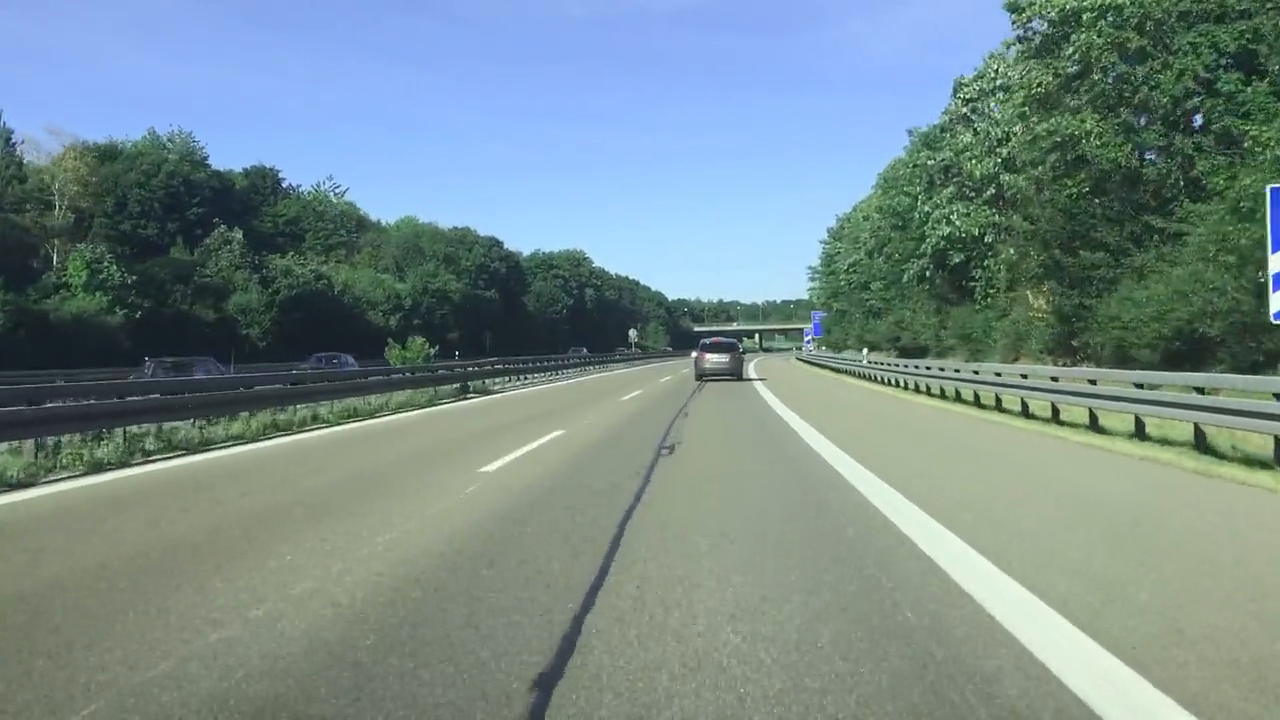
#> input picture frame 77 of highway_-_10364_720p.mp4, 1280 x 720 px, given in place of LaneVideo.mp4, which was not available
$ jupyter execute --allow-errors 'Lane Detection.ipynb'   (shell and % lines are left out)   (text cells are left out)
#> lines starting #> are read from the running program, lines starting #| are printed output that depends on the picture; after the words box and inside, x2 and y2 are one past the last pixel; in counts of white or black regions, pixels touching at a corner belong together; pictures that were not available may be replaced by others from this repository, and a replacement may not be noted
### python_files/preprocessing_functions.py
import numpy as np
import matplotlib.pyplot as plt
from skimage.color import rgb2gray,rgb2hsv
from skimage.filters import median, gaussian
from skimage import morphology
import cv2

# [21 lines left out: function histogram_equalization, not called in this run]

def plot_images(img1, img2, label1, label2, cmap1='viridis', cmap2='viridis'):
    """Plots two images side by side."""
    # Create a figure with two subplots
    fig, axes = plt.subplots(1, 2, figsize=(12, 5))

    # Plot the first image on the first subplot
    axes[0].imshow(img1, cmap=cmap1)
    axes[0].set_title(label1)

    # Plot the second image on the second subplot
    axes[1].imshow(img2, cmap=cmap2)
    axes[1].set_title(label2)

    # Show the plot
    plt.tight_layout()
    plt.show()

# [10 lines left out: functions crop_half, smooth, not called in this run]

def gray_to_binary(img):
    """converts a gray scaled image to binary."""
    gray_image_8bit = cv2.convertScaleAbs(img)
    _, binary_image = cv2.threshold(gray_image_8bit, 0, 255, cv2.THRESH_BINARY + cv2.THRESH_OTSU)
    return binary_image

# [40 lines left out: functions connect_lines, update_trapezoid, not called in this run]

### python_files/hough_transform_module.py
## Functions here can differ a little from the Notebook!

import numpy as np
import matplotlib.pyplot as plt
from skimage.color import gray2rgb
from skimage.morphology import dilation, square
import cv2
class Hough:
    def __init__(self, thetas_step, kernel_size):
        """
        Args:
            - thetas_step (int): Step size for theta values.
            - kernel_size (int): Size of the kernel for neighbors removal.
        """
        self.thetas_step = thetas_step
        self.kernel_size = kernel_size


    def get_non_zero_pixels(self, img: np.ndarray) -> np.ndarray:
        """
        Returns the indices of non-zero pixels in a grayscale image.

        Parameters:
            img (np.ndarray): A 2D array representing a grayscale image.

        Returns:
            np.ndarray: An array containing row and column indices of non-zero pixels.
        """
        return np.stack(np.where(img > 0), axis=1)

    def calc_r_vec(self, thetas: np.ndarray, x: np.ndarray, y: np.ndarray) -> np.ndarray:
        """
        Calculates r values in polar coordinates for multiple x, y, and thetas using the equation:
        r = x * np.cos(theta) + y * np.sin(theta).

        Parameters:
            thetas (np.ndarray): Array of thetas in degrees.
            x (np.ndarray): Array of x values.
            y (np.ndarray): Array of y values.

        Returns:
            np.ndarray: Array of polar coordinates r values.
        """
        theta_rad = np.deg2rad(thetas)
        cos_theta = np.cos(theta_rad)
        sin_theta = np.sin(theta_rad)
        r = np.outer(x, cos_theta) + np.outer(y, sin_theta)
        return r.astype(int)

    def get_max_value_idx(self, data: np.ndarray) -> np.ndarray:
        """
        Finds the indices of the maximum value in a 2D array.

        Parameters:
        - data (np.ndarray): Input 2D array.

        Returns:
        - np.ndarray: Indices of the maximum value in the input array.
        """
        sorted_arr = np.sort(data.reshape(-1))
        return np.argwhere(data == sorted_arr[-1])[0]

    def remove_neighbors(self, data: np.ndarray, theta: int, r: int, kernel_size: int) -> np.ndarray:
        """
        Nullifies value at (theta, r) and its neighbors within a specified kernel size.

        Parameters:
            data (np.ndarray): A 2D array where thetas are rows and columns are r.
            theta (int): Index along the theta dimension.
            r (int): Index along the r dimension.
            kernel_size (int): Size of the kernel.

        Returns:
            np.ndarray: Filtered array.
        """
        half_kernel = kernel_size // 2

        start_th = np.clip(theta - half_kernel, 0, data.shape[0])
        end_th = np.clip(theta + half_kernel + 1, 0, data.shape[0])

        start_r = np.clip(r - half_kernel, 0, data.shape[1])
        end_r = np.clip(r + half_kernel + 1, 0, data.shape[1])

        data[start_th:end_th, start_r:end_r] = 0
        return data

    def get_polar_coorindates(self, img):
        """
        Performs Hough Transform on an image to detect peaks and return their polar coordinates.

        Parameters:
        - img (np.ndarray): Input image.

        Returns:
            Polar coordinates of the two lanes
            r1, theta1, r2, theta2.
        """
        thetas_step = self.thetas_step
        kernel_size = self.kernel_size

        # Calculate image dimensions
        h, w = img.shape
        D = int(np.sqrt(h**2 + w**2))

        # Create Hough array
        h_arr = np.zeros((180, 2*D))

        # Get coordinates of non-zero pixels
        non_zero_pxls = self.get_non_zero_pixels(img)

        # Calculate r
        thetas = range(0, 180, thetas_step)
        x = non_zero_pxls[:, 0]
        y = non_zero_pxls[:, 1]
        r = self.calc_r_vec(thetas, x, y) + D
        np.add.at(h_arr, (thetas, r), 1)  # Update h_arr

        new_h_arr = h_arr.copy()

        # Get first peak
        theta1, r1 = self.get_max_value_idx(new_h_arr)

        # Remove max peak neighbors
        new_h_arr = self.remove_neighbors(new_h_arr, theta1, r1, kernel_size)

        # Get second peak
        theta2, r2 = self.get_max_value_idx(new_h_arr)
        r1 -= D
        r2 -= D

        # Return polar coordinates of the two lanes lines
        return r1, theta1, r2, theta2

    def polar_to_cartesian_y(self, x: np.ndarray, r: int, theta: int) -> np.ndarray:
        """
        Calculates Cartesian y values given x and (r, theta) of the polar coordinates.

        Parameters:
            x (np.ndarray): Array of x values.
            r (int): Value of r.
            theta (int): Value of theta in degrees.

        Returns:
            np.ndarray: Calculated Cartesian y values.
        """
        theta_rad = np.deg2rad(theta)
        sin_theta = np.sin(theta_rad)
        cos_theta = np.cos(theta_rad)

        y = (r - x * cos_theta) / (sin_theta + 1e-9)
        return y.astype(int)

    def draw_line(self, img: np.ndarray, r: int, theta: int, mask: np.ndarray = np.zeros(0)) -> np.ndarray:
        """
        Draws a line on an image given polar coordinates.

        Parameters:
        - img (np.ndarray): Input image.
        - r (int): Polar coordinate r.
        - theta (int): Polar coordinate theta.

        Returns:
        - np.ndarray: Image with drawn line.
        """
        height, width = img.shape
        if(not mask.any()):
            mask = np.zeros(img.shape)
        x = np.array(range(height))
        y = self.polar_to_cartesian_y(x, r, theta)

        # find indices where 0 < y < width
        indices = np.where(np.logical_and(y > 0, y < width))[0]

        # filter x, y
        filtered_x = x[indices]
        filtered_y = y[indices]

        mask[filtered_x, filtered_y] = 1
        return mask

    def get_mask(self, img, r1, theta1, r2, theta2):
        """
        Applies the Hough transform process on the input image to detect road lines.
        It generates lines using Hough transform.

        Parameters:
        - img (np.ndarray): Input image.

        Returns:
            Polar coordinates of the lanes (r1, theta1, r2, theta2)
        """
        line_image = np.zeros((img.shape[0], img.shape[1], 3))
        mask = self.draw_line(img, r1, theta1)
        mask = self.draw_line(img, r2, theta2, mask)

        # Convert the mask to uint8 format
        mask_uint8 = (mask * 255).astype(np.uint8)

        # Define a kernel for dilation
        kernel = np.ones((30, 30), np.uint8)  # Adjust the kernel size as needed

        # Perform dilation using OpenCV
        dilated_mask = cv2.dilate(mask_uint8, kernel, iterations=1)

        # Convert the dilated mask to a 3-channel image to match the original image
        dilated_mask = cv2.merge((dilated_mask, dilated_mask*0, dilated_mask*0))
        return dilated_mask

### python_files/sliding_window_module.py
from skimage.morphology import dilation
import matplotlib.pyplot as plt
import numpy as np
import cv2

class SlidingWindow:
    """
    Class for lane detection and analysis using sliding windows.

    Attributes:
    window_width (int): Width of the sliding window.
    window_height (int): Height of the sliding window.

    Methods:
    get_lanes_starting_points(img, returnHist=False):
        Calculates starting points of lane lines using histogram analysis.

    sliding_window(img, left_lane_x, right_lane_x, H_img):
        Performs lane detection using sliding windows.

    generate_polynomial_values(coefficients, x_max):
        Generates x and y values for a polynomial defined by its coefficients.

    calculate_curvature(a, b, x):
        Calculates the curvature of a polynomial at a specific point.

    get_direction(left_curve, right_curve, y_value):
        Determines the direction based on lane curvature.

    get_mask(img):
        Creates and processes a mask for lane detection.
    """

    def __init__(self, window_width, window_height):
        """
        Initializes the SlidingWindow object with window width and height.

        Args:
        window_width (int): Width of the sliding window.
        window_height (int): Height of the sliding window.
        """
        self.window_width = window_width
        self.window_height = window_height
        self.prev_left_curve_coeff = np.zeros(0)
        self.prev_right_curve_coeff = np.zeros(0)

    def get_lanes_starting_points(self, img, returnHist=False):
        """
        Calculates starting points of lane lines using histogram analysis.

        Args:
        img (numpy.ndarray): Input image/frame for lane detection.
        returnHist (bool): Flag to indicate whether to return histogram data.

        Returns:
        tuple or int: Tuple of starting points for left and right lanes (if returnHist=False),
        or starting points and histogram data (if returnHist=True).
        """
        # Get the Histogram of the bottom half of the frame captured
        half_frame = img.shape[0] //2

        crop_half_frame = img[half_frame:, :]
        axis_Histogram = np.sum(crop_half_frame, axis = 0)
        midpoint = int(axis_Histogram.shape[0] / 2)

        # Get where is the max values located on the x-axis
        left_lane_x = np.argmax(axis_Histogram[:midpoint])
        right_lane_x = np.argmax(axis_Histogram[midpoint:]) + midpoint
        if returnHist:
            return left_lane_x, right_lane_x, axis_Histogram
        else:
            return left_lane_x, right_lane_x


    def sliding_window(self, img,left_lane_x, right_lane_x, H_img):
        """
        Performs lane detection using sliding windows.

        Args:
        img (numpy.ndarray): Input image/frame for lane detection.
        left_lane_x (int): Starting x-coordinate of the left lane line.
        right_lane_x (int): Starting x-coordinate of the right lane line.
        H_img (int): Height of the input image.

        Returns:
        tuple: Coefficients of the fitted polynomials for left and right lanes.
        """
        window_width = self.window_width
        window_height = self.window_height

        # Arrays to hold the lane index
        left_lane_list = np.empty((0, 2))
        right_lane_list = np.empty((0, 2))

        # Creating the window on the lanes bases
        num_of_windows = H_img // window_height

        # Move the window on the lane
        for i in range(num_of_windows):
            y_start = H_img - window_height * (i + 1)
            y_end = H_img - window_height * i

            x_start_left = left_lane_x - window_width//2
            x_end_left = left_lane_x + window_width//2

            x_start_right = right_lane_x - window_width//2
            x_end_right = right_lane_x + window_width//2

            left_lane_win = img[y_start : y_end, x_start_left : x_end_left]
            right_lane_win = img[y_start : y_end, x_start_right : x_end_right]

            # get the white pixels in the left and right window
            left_white_pxls = np.argwhere(left_lane_win > 0)
            right_white_pxls = np.argwhere(right_lane_win > 0)

            # move from window coordinates to image coordinates
            left_white_pxls[:, 1] += (left_lane_x - window_width//2)
            left_white_pxls[:, 0] += y_start
            right_white_pxls[:,1] += (right_lane_x - window_width//2)
            right_white_pxls[:, 0] += y_start

            left_lane_list = np.vstack((left_lane_list, left_white_pxls))
            right_lane_list = np.vstack((right_lane_list, right_white_pxls))
            # print(left_white_pxls)
            # update the window base
            if(len(left_white_pxls)):
                left_lane_x = int(np.mean(left_white_pxls[:, 1]))
            if(len(right_white_pxls)):
                right_lane_x = int(np.mean(right_white_pxls[:, 1]))

        # Curve fitting(2nd degree poynomial) for the points from the window
        left_curve_coeff, right_curve_coeff = self.prev_left_curve_coeff, self.prev_right_curve_coeff
        if(len(left_lane_list)):
           left_curve_coeff = np.polyfit(left_lane_list[:, 0], left_lane_list[:, 1], 2)
        if(len(right_lane_list)):
            right_curve_coeff = np.polyfit(right_lane_list[:, 0], right_lane_list[:, 1], 2)

        return left_curve_coeff, right_curve_coeff

    def generate_polynomial_values(self, coefficients, x_max):
        """
        Generate x and y values for a polynomial defined by its coefficients.

        Arguments:
        coefficients : array_like
            Coefficients of the polynomial.
        x_max : float
            Maximum value of x for generating values.

        Returns:
        x : ndarray
            Array of x values.
        y : ndarray
            Corresponding array of y values calculated from the polynomial function.
        """
        poly_function = np.poly1d(coefficients)

        # generate points from 0 to x max
        x = np.linspace(0, x_max, 100)

        # get corresponding y value
        y = poly_function(x)

        return x.astype(int), y.astype(int)

    # [40 lines left out: functions calculate_curvature, get_direction, not called in this run]

    def get_mask(self, img):
        """
        Creates and processes a mask for lane detection.

        Args:
        img (numpy.ndarray): Input binary image for lane detection.

        Returns:
        numpy.ndarray: Image with the dilated mask overlaid on the original image.
        """
        H, W = img.shape # binary image
        left_x, right_x = self.get_lanes_starting_points(img)
        left_curve_coeff, right_curve_coeff = self.sliding_window(img, left_x, right_x, H)

        x_left_list, y_left_list = self.generate_polynomial_values(left_curve_coeff, H - 1)
        x_right_list, y_right_list = self.generate_polynomial_values(right_curve_coeff, H - 1)

        # create a mask
        mask = np.zeros((H, W))
        # find indices where 0 < y < width
        indices_left = np.where(np.logical_and(y_left_list > 0, y_left_list < W))[0]
        indices_right = np.where(np.logical_and(y_right_list > 0, y_right_list < W))[0]

        # filter x, y
        filtered_x_left = x_left_list[indices_left]
        filtered_y_left = y_left_list[indices_left]
        filtered_x_right = x_right_list[indices_right]
        filtered_y_right = y_right_list[indices_right]

        mask[filtered_x_left, filtered_y_left] = 1
        mask[filtered_x_right, filtered_y_right] = 1

        # Convert the mask to uint8 format
        mask_uint8 = (mask * 255).astype(np.uint8)

        # Define a kernel for dilation
        kernel = np.ones((30, 30), np.uint8)  # Adjust the kernel size as needed

        # Perform dilation using OpenCV
        dilated_mask = cv2.dilate(mask_uint8, kernel, iterations=1)

        # Convert the dilated mask to a 3-channel image to match the original image
        dilated_mask = cv2.merge((dilated_mask, dilated_mask*0, dilated_mask*0))

        # update previous left and right curve coeff
        self.prev_left_curve_coeff = left_curve_coeff
        self.prev_right_curve_coeff = right_curve_coeff

        return dilated_mask


### Lane Detection.ipynb
[cell 1]
from ipywidgets import interact, fixed, IntSlider, FloatSlider
from skimage.morphology import dilation, square
from skimage.color import rgb2gray, rgb2hsv
import matplotlib.pyplot as plt
import skimage.io as io
import numpy as np
import cv2

[cell 2]
from python_files.hough_transform_module import Hough
from python_files.sliding_window_module import SlidingWindow
from python_files.preprocessing_functions import crop_half, plot_images, gray_to_binary

[cell 3]
# read the first frame of the video and store it
vidcap = cv2.VideoCapture("Videos/LaneVideo.mp4")
success, frame = vidcap.read()
#> frame is the input picture: shape (720, 1280, 3); mean B, G, R 138.6, 139, 118.5

[cell 4]
resized_frame = cv2.resize(frame, (640, 400))
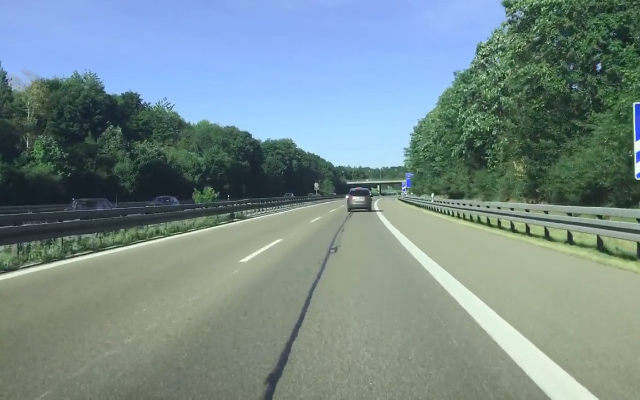
#> resized_frame: shape (400, 640, 3); mean B, G, R 138.6, 139, 118.4
gray_resized_frame = rgb2gray(resized_frame)
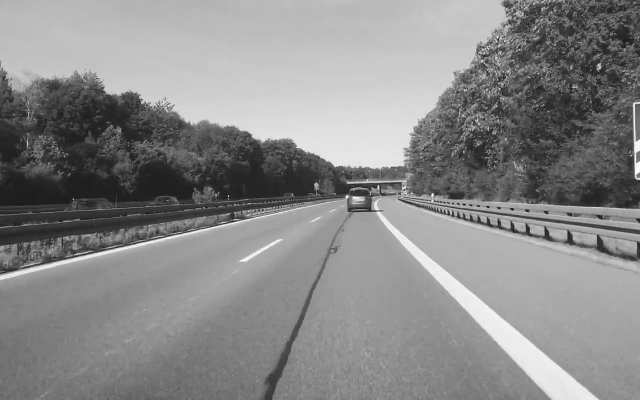
#> gray_resized_frame: shape (400, 640) float64; min 0.0437, max 1, mean 0.539
plot_images(frame, gray_resized_frame, "Original Frame", "Cropped Frame", cmap2='gray')
#> in plot_images, `plt.show()`:
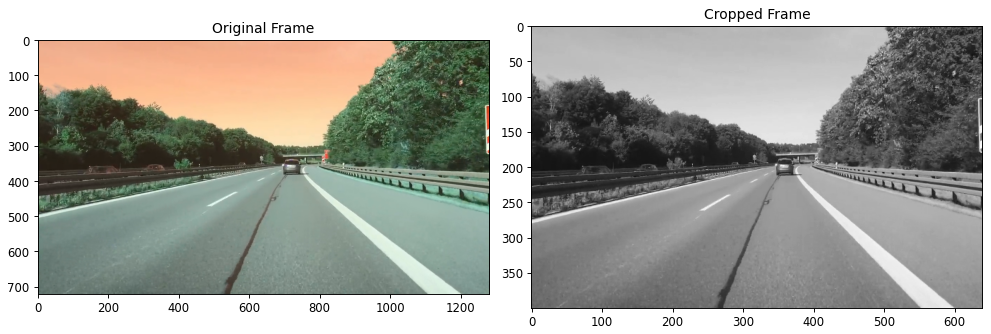
#> figure drawn by matplotlib, 2 panels; B, G, R data is drawn as R, G, B

[cell 5]
H, W = gray_resized_frame.shape

[cell 6]
# Initial parameters
bottom_width = int(W/8)
top_width = int(W/5)
vertical_position = int(H/2)
line_distance = int(H/5)
horizontal_position = int(W/2)
#> the sliders are set to img = <module 'ipywidgets.fixed_' fr, bottom_width = 370, top_width = 120, vertical_position = 310, line_distance = 64, horizontal_position = 323, rotation = 1.5, line_distance1 = -20

p1 = np.zeros((2, 1))
p2 = np.zeros((2, 1))
p3 = np.zeros((2, 1))
p4 = np.zeros((2, 1))

# Function to update the plot based on the slider values
def update_trapezoid(img, bottom_width, top_width, vertical_position, line_distance,
                     horizontal_position, rotation, line_distance1):
    global p1, p2, p3, p4
    # Convert degrees to radians for rotation
    theta_cw = np.radians(rotation)

    # update points based on sliders values
    x1 = horizontal_position - top_width / 2
    x2 = horizontal_position + top_width / 2
    x4 = horizontal_position - bottom_width / 2
    x3 = horizontal_position + bottom_width / 2
    y1 = vertical_position - line_distance1
    y2 = vertical_position - line_distance1
    y4 = vertical_position + line_distance
    y3 = vertical_position + line_distance

    # Rotation matrix for clockwise and counterclockwise rotation
    rot = np.array([[np.cos(theta_cw), -np.sin(theta_cw)],
                       [np.sin(theta_cw), np.cos(theta_cw)]])

    # Apply rotation transformation to trapezoid vertices
    p1 = np.dot(rot, np.array([[x1], [y1]]))
    p2 = np.dot(rot, np.array([[x2], [y2]]))
    p3 = np.dot(rot, np.array([[x3], [y3]]))
    p4 = np.dot(rot, np.array([[x4], [y4]]))
    pts = np.array([p1, p2, p3, p4])

    # Plot the rotated trapezoid
    plt.figure(figsize=(6, 6))
    plt.imshow(img, cmap='gray')
    plt.plot([p1[0], p2[0], p3[0], p4[0], p1[0]], [p1[1], p2[1], p3[1], p4[1], p1[1]], 'b-')
    plt.scatter(pts[:, 0], pts[:, 1], color=['red', 'blue', 'green', 'yellow'])
    plt.ylim(H, 0)
    plt.xlim(0, W)
    plt.show()

# Create sliders for controlling the trapezoid parameters and rotation angles
#> (the rest of this cell did not finish here and is left out)

[cell 7]
def perspective_transformation(img, pts_source):
        """Returns perspective transformation of an image."""
        if(len(img.shape) == 2):
                H, W = img.shape
        else:
                H, W, _ = img.shape

        # Define source points, points are defined as (col, row)
        d_top_left = (0, 0)
        d_top_right = (W-1, 0)
        d_bottom_left = (0, H - 1)
        d_bottom_right = (W - 1, H - 1)

        pts_destination = np.array([d_top_left, d_top_right, d_bottom_right, d_bottom_left], dtype=np.float32)

        # Get perspective transformation matrix
        matrix = cv2.getPerspectiveTransform(pts_source, pts_destination)

        # Apply perspective transformation
        transformed_img = cv2.warpPerspective(img, matrix, (W, H))
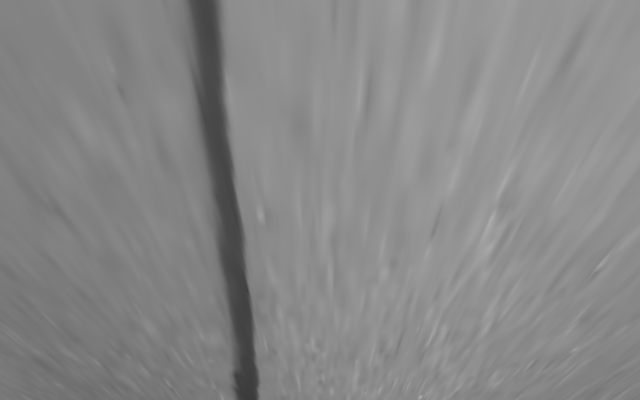
#> transformed_img: shape (400, 640) float64; min 0.229, max 0.682, mean 0.534
        return transformed_img, matrix

[cell 8]
pts_source = np.array([p1, p2, p3, p4], dtype=np.float32).reshape(4, 2)
transformed_img, matrix = perspective_transformation(gray_resized_frame, pts_source)
#> matrix = [[-0.337, -1.04, 437.1], [0.05, -1.91, 630.9], [8.47e-05, -0.00324, 1]]

[cell 9]
binary_frame = gray_to_binary(transformed_img)
#> in gray_to_binary, `gray_image_8bit = cv2.convertScaleAbs(img)`:
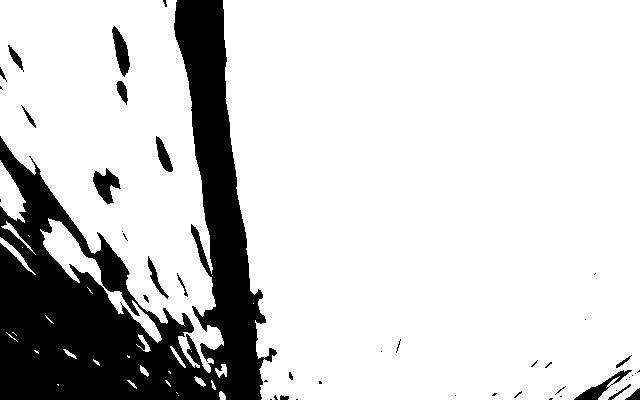
#> gray_image_8bit: shape (400, 640); values 0 (black) and 1 (white), 81.8% white; 45 black regions (28 under 20 px), largest, box (x1, y1, x2, y2) and area: (0, 0, 277, 400) 43674, (93, 168, 121, 204) 528, (112, 26, 130, 77) 477
#> (the rest of the program and of its run is left out)
